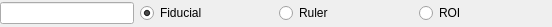
<?xml version="1.0" encoding="UTF-8"?>
<ui version="4.0">
 <class>qCjyxAnnotationModuleIOOptionsWidget</class>
 <widget class="qCjyxWidget" name="qCjyxAnnotationModuleIOOptionsWidget">
  <property name="geometry">
   <rect>
    <x>0</x>
    <y>0</y>
    <width>552</width>
    <height>27</height>
   </rect>
  </property>
  <property name="windowTitle">
   <string>Volume Options</string>
  </property>
  <layout class="QHBoxLayout" name="horizontalLayout">
   <property name="margin">
    <number>0</number>
   </property>
   <item>
    <widget class="QLineEdit" name="NameLineEdit">
     <property name="sizePolicy">
      <sizepolicy hsizetype="Preferred" vsizetype="Fixed">
       <horstretch>0</horstretch>
       <verstretch>0</verstretch>
      </sizepolicy>
     </property>
    </widget>
   </item>
   <item>
    <widget class="QRadioButton" name="FiducialRadioButton">
     <property name="text">
      <string>Fiducial</string>
     </property>
     <property name="checked">
       <bool>true</bool>
     </property>
    </widget>
   </item>
   <item>
    <widget class="QRadioButton" name="RulerRadioButton">
     <property name="text">
      <string>Ruler</string>
     </property>
    </widget>
   </item>
   <item>
    <widget class="QRadioButton" name="ROIRadioButton">
     <property name="text">
      <string>ROI</string>
     </property>
    </widget>
   </item>
  </layout>
 </widget>
 <customwidgets>
  <customwidget>
   <class>qCjyxWidget</class>
   <extends>QWidget</extends>
   <header>qCjyxWidget.h</header>
   <container>1</container>
  </customwidget>
 </customwidgets>
 <resources/>
 <connections/>
</ui>
